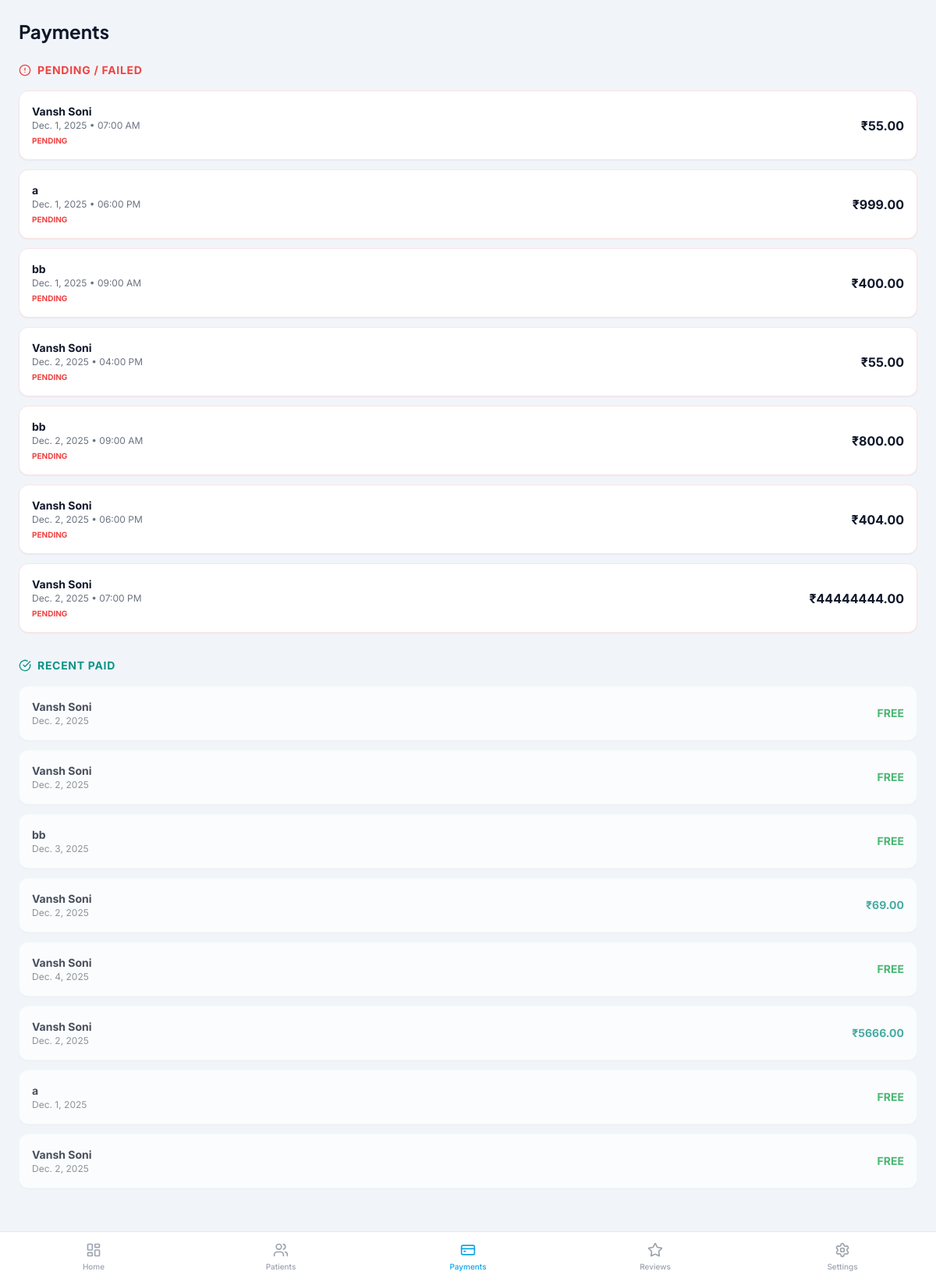
/custom-admin/payments/ (signed in), run on the app's committed database.
### appointments/models.py (models this page shows, shortened)
class Appointment(models.Model):
    STATUS_CHOICES = [
        ('PENDING', 'Pending'),
        ('CONFIRMED', 'Confirmed'),
        ('COMPLETED', 'Completed'),
        ('CANCELLED', 'Cancelled'),
    ]
    PAYMENT_STATUS_CHOICES = [
        ('PENDING', 'Pending'),
        ('PAID', 'Paid'),
        ('FAILED', 'Failed'),
    ]
    BOOKING_SOURCE_CHOICES = [
        ('PATIENT', 'Patient'),
        ('DOCTOR', 'Doctor'),
    ]
    patient = models.ForeignKey(Patient, on_delete=models.CASCADE, related_name='appointments')
    slot = models.ForeignKey(DailySlot, on_delete=models.CASCADE, related_name='appointments')
    status = models.CharField(max_length=20, choices=STATUS_CHOICES, default='CONFIRMED') # Default confirmed for patient booking
    payment_status = models.CharField(max_length=20, choices=PAYMENT_STATUS_CHOICES, default='PENDING')
    booking_source = models.CharField(max_length=10, choices=BOOKING_SOURCE_CHOICES, default='PATIENT')
    symptoms = models.TextField(blank=True, null=True)
    fee = models.DecimalField(max_digits=10, decimal_places=2, null=True, blank=True)
    is_free = models.BooleanField(default=False)
    razorpay_order_id = models.CharField(max_length=100, null=True, blank=True)
    razorpay_payment_id = models.CharField(max_length=100, null=True, blank=True)
    razorpay_signature = models.CharField(max_length=200, null=True, blank=True)
    created_at = models.DateTimeField(auto_now_add=True)
    updated_at = models.DateTimeField(auto_now=True)

class DailySlot(models.Model):
    date = models.DateField()
    time = models.TimeField()
    capacity = models.PositiveIntegerField(default=1)
    booked_count = models.PositiveIntegerField(default=0)
    is_active = models.BooleanField(default=True)
    class Meta:
        unique_together = ('date', 'time')
        ordering = ['date', 'time']

### accounts/models.py (models this page shows, shortened)
class Patient(models.Model):
    GENDER_CHOICES = [
        ('M', 'Male'),
        ('F', 'Female'),
        ('O', 'Other'),
    ]
    user = models.OneToOneField(User, on_delete=models.CASCADE)
    full_name = models.CharField(max_length=120)
    email = models.EmailField()
    phone = models.CharField(max_length=20, unique=True)
    dob = models.DateField(null=True, blank=True)
    gender = models.CharField(max_length=1, choices=GENDER_CHOICES)
    country = models.CharField(max_length=50)
    address = models.TextField(null=True, blank=True)
    created_at = models.DateTimeField(auto_now_add=True)

### adminpanel/views.py (the view)
# urls.py: path('payments/', views.payments, name='payments'),
@login_required
def payments(request):
    pending = Appointment.objects.filter(
        payment_status__in=['PENDING', 'FAILED'],
        fee__isnull=False,
        is_free=False
    ).select_related('patient', 'slot').order_by('slot__date')
    paid = Appointment.objects.filter(
        Q(payment_status='PAID') | Q(is_free=True)
    ).select_related('patient', 'slot').order_by('-updated_at')[:50]
    context = {
        'pending': pending,
        'paid': paid,
        'active_tab': 'payments'
    }
    return render(request, 'adminpanel/payments.html', context)

### templates/adminpanel/payments.html
{% extends 'adminpanel/base_mobile.html' %} {% block content %}
<div class="p-6">
  <h1 class="text-2xl font-heading font-bold text-primary mb-6">Payments</h1>
  <div class="mb-8">
    <h2
      class="text-sm font-bold text-red-500 uppercase tracking-wider mb-4 flex items-center gap-2"
    >
      <i data-lucide="alert-circle" class="w-4 h-4"></i> Pending / Failed
    </h2>
    {% if pending %}
    <div class="space-y-3">
      {% for appt in pending %}
      <div
        class="bg-white p-4 rounded-xl border border-red-100 shadow-sm flex justify-between items-center"
      >
        <div>
          <h3 class="font-bold text-primary text-sm">
            {{ appt.patient.full_name }}
          </h3>
          <p class="text-xs text-gray-500">
            {{ appt.slot.date }} • {{ appt.slot.time|date:"h:i A" }}
          </p>
          <span class="text-[10px] font-bold text-red-500 uppercase mt-1 block"
            >{{ appt.payment_status }}</span
          >
        </div>
        <div class="text-right">
          <span class="block font-bold text-primary"
            >{% if appt.is_free %}<span class="text-green-600">FREE</span>{% elif appt.fee %}₹{{ appt.fee }}{% else %}<span class="text-gray-400 text-xs">Not Set</span>{% endif %}</span
          >
        </div>
      </div>
      {% endfor %}
    </div>
    {% else %}
    <p class="text-gray-400 text-sm">No pending payments.</p>
    {% endif %}
  </div>
  <div>
    <h2
      class="text-sm font-bold text-teal-600 uppercase tracking-wider mb-4 flex items-center gap-2"
    >
      <i data-lucide="check-circle" class="w-4 h-4"></i> Recent Paid
    </h2>
    {% if paid %}
    <div class="space-y-3">
      {% for appt in paid %}
      <div
        class="bg-white p-4 rounded-xl border border-teal-50 shadow-sm flex justify-between items-center opacity-75"
      >
        <div>
          <h3 class="font-bold text-primary text-sm">
            {{ appt.patient.full_name }}
          </h3>
          <p class="text-xs text-gray-500">{{ appt.slot.date }}</p>
        </div>
        <span class="font-bold text-teal-600 text-sm"
          >{% if appt.is_free %}<span class="text-green-600">FREE</span>{% elif appt.fee %}₹{{ appt.fee }}{% else %}<span class="text-gray-400 text-xs">Not Set</span>{% endif %}</span
        >
      </div>
      {% endfor %}
    </div>
    {% else %}
    <p class="text-gray-400 text-sm">No paid history.</p>
    {% endif %}
  </div>
</div>
{% endblock %}

### data on the page
Appointment: patient.full_name "Vansh Soni", slot "Dec. 1, 2025", slot.time "07:00 AM", payment_status "PENDING", fee "55.00"
Appointment: patient.full_name "a", slot "Dec. 1, 2025", slot.time "06:00 PM", payment_status "PENDING", fee "999.00"
Appointment: patient.full_name "bb", slot "Dec. 1, 2025", slot.time "09:00 AM", payment_status "PENDING", fee "400.00"
Appointment: patient.full_name "Vansh Soni", slot "Dec. 2, 2025", slot.time "04:00 PM", payment_status "PENDING", fee "55.00"
Appointment: patient.full_name "bb", slot "Dec. 2, 2025", slot.time "09:00 AM", payment_status "PENDING", fee "800.00"
Appointment: patient.full_name "Vansh Soni", slot "Dec. 2, 2025", slot.time "06:00 PM", payment_status "PENDING", fee "404.00"
Appointment: patient.full_name "Vansh Soni", slot "Dec. 2, 2025", slot.time "07:00 PM", payment_status "PENDING", fee "44444444.00"
Appointment: patient.full_name "Vansh Soni", slot "Dec. 2, 2025", is_free "FREE"
Appointment: patient.full_name "Vansh Soni", slot "Dec. 2, 2025", is_free "FREE"
Appointment: patient.full_name "bb", slot "Dec. 3, 2025", is_free "FREE"
Appointment: patient.full_name "Vansh Soni", slot "Dec. 2, 2025", fee "69.00"
Appointment: patient.full_name "Vansh Soni", slot "Dec. 4, 2025", is_free "FREE"
Appointment: patient.full_name "Vansh Soni", slot "Dec. 2, 2025", fee "5666.00"
Appointment: patient.full_name "a", slot "Dec. 1, 2025", is_free "FREE"
Appointment: patient.full_name "Vansh Soni", slot "Dec. 2, 2025", is_free "FREE"
